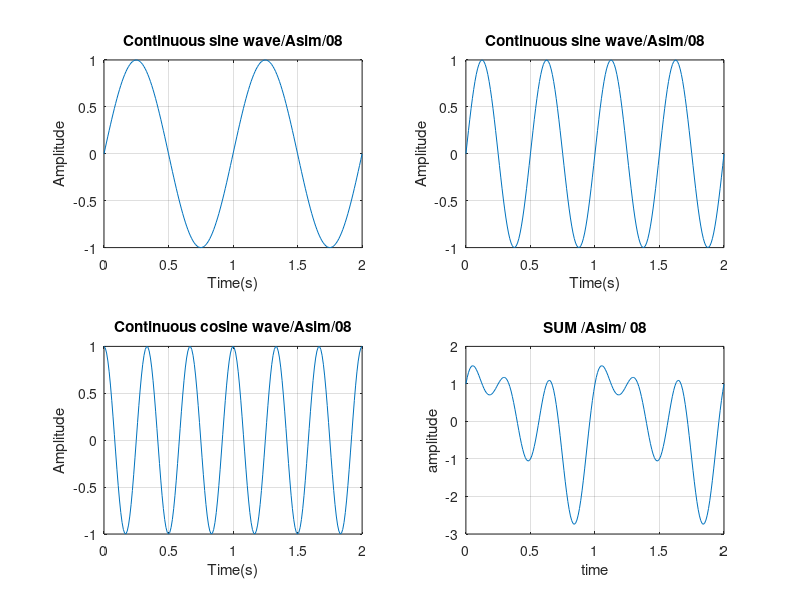

Source code (MATLAB):
t = 0:0.01:2;
y = sin(2*3.1415*t)
subplot(2,2,1);
plot(t,y);
title('Continuous sine wave/Asim/08');
xlabel('Time(s)');
ylabel('Amplitude');
grid on;


z = sin(2*3.1415*2*t)
subplot(2,2,2);
plot(t,z);
title('Continuous sine wave/Asim/08');
xlabel('Time(s)');
ylabel('Amplitude');
grid on;

g = cos(2*3.1415*3*t)
subplot(2,2,3);
plot(t,g);
title('Continuous cosine wave/Asim/08');
xlabel('Time(s)');
ylabel('Amplitude');
grid on;

x = y+g+z;
subplot(2,2,4);
plot(t,x);
title('SUM /Asim/ 08');
xlabel('time');
ylabel('amplitude');
grid on;

